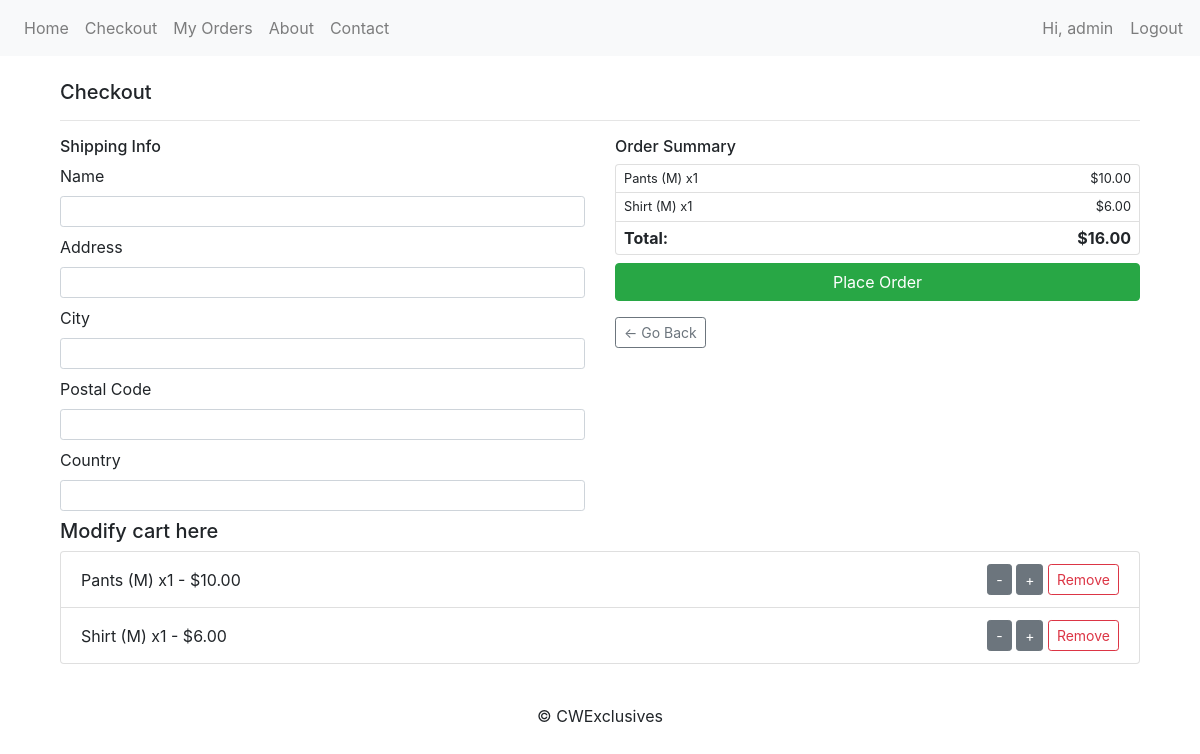
Screenshot of /checkout/ (signed in) with the database file from the repository.
### shop/models.py (models this page shows, shortened)
class CartItem(models.Model):
    user = models.ForeignKey(User, on_delete=models.CASCADE)
    product = models.ForeignKey(Product, on_delete=models.CASCADE)
    quantity = models.PositiveIntegerField(default=1)
    size = models.CharField(max_length=2, default='M')
    def get_total_price(self):
        return self.product.price * self.quantity

class Product(models.Model):
    SIZE_CHOICES = [
    ('S', 'Small'),
    ('M', 'Medium'),
    ('L', 'Large'),
    ('XL', 'Extra Large'),
    ]
    name = models.CharField(max_length=200)
    category = models.ForeignKey(Category, on_delete=models.CASCADE, related_name='products')
    description = models.TextField()
    price = models.DecimalField(max_digits=8, decimal_places=2)
    image = models.ImageField(upload_to='products/')
    is_available = models.BooleanField(default=True)

### shop/views.py (the view, shortened to what this page needs)
# urls.py: path('checkout/', views.checkout, name='checkout'),
@login_required
def checkout(request):
    cart_items = CartItem.objects.filter(user=request.user)
    cart_total = sum(item.get_total_price() for item in cart_items)
    return render(request, "shop/checkout.html", {"cart_items": cart_items, "cart_total": cart_total})

### shop/Templates/shop/checkout.html (shortened to what this page needs)
{% extends "base.html" %}
{% load static %}
{% block content %}
<div class="container mt-4">
  <h5 class="mb-3">Checkout</h5>
  <hr style="margin: 0 0 1rem 0;">
  <form method="post" action="{% url 'process_order' %}">
    <div class="row">
      <div class="col-md-6">
        <h6 class="mb-2">Shipping Info</h6>
        <div class="mb-2">
          <label for="full_name" class="form-label">Name</label>
          <input type="text" class="form-control form-control-sm" id="full_name" name="full_name" required>
        </div>
        <div class="mb-2">
          <label for="address" class="form-label">Address</label>
          <input type="text" class="form-control form-control-sm" id="address" name="address" required>
        </div>
        <div class="mb-2">
          <label for="city" class="form-label">City</label>
          <input type="text" class="form-control form-control-sm" id="city" name="city" required>
        </div>
        <div class="mb-2">
          <label for="postal_code" class="form-label">Postal Code</label>
          <input type="text" class="form-control form-control-sm" id="postal_code" name="postal_code" required>
        </div>
        <div class="mb-2">
          <label for="country" class="form-label">Country</label>
          <input type="text" class="form-control form-control-sm" id="country" name="country" required>
        </div>
      </div>
      <div class="col-md-6">
        <h6 class="mb-2">Order Summary</h6>
        <ul class="list-group list-group-sm mb-2">
          {% for item in cart_items %}
            <li class="list-group-item py-1 px-2 d-flex justify-content-between">
              <small>{{ item.product.name }} ({{ item.size }}) x{{ item.quantity }} </small>
              <small>${{ item.get_total_price }}</small>
            </li>
          {% endfor %}
          <li class="list-group-item py-1 px-2 d-flex justify-content-between">
            <strong>Total:</strong>
            <strong>${{ cart_total }}</strong>
          </li>
        </ul>
        <button type="submit" class="btn btn-success w-100">Place Order</button>
        <a href="{% url 'home' %}" class="btn btn-outline-secondary btn-sm mt-3">← Go Back</a>
      </div>
    </div>
  </form>
  <h5>Modify cart here</h5>
  <ul class="list-group mb-3">
    {% for item in cart_items %}
      <li class="list-group-item d-flex justify-content-between align-items-center">
        {{ item.product.name }} ({{ item.size }}) x{{ item.quantity }} - ${{ item.get_total_price }}
        <div>
          <form method="post" style="display: inline;">
            <button type="submit" class="btn btn-sm btn-secondary">-</button>
          </form>
          <form method="post" style="display: inline;">
            <button type="submit" class="btn btn-sm btn-secondary">+</button>
          </form>
          <form method="post" style="display: inline;">
            <button type="submit" class="btn btn-sm btn-outline-danger">Remove</button>
          </form>
        </div>
      </li>
    {% endfor %}
  </ul>
</div>
{% endblock %}

### shop/Templates/base.html (shortened to what this page needs)
<!DOCTYPE html>
<html lang="en">
<head>
    <link rel="stylesheet" href="https://cdn.jsdelivr.net/npm/bootstrap@4.1.0/dist/css/bootstrap.min.css">
</head>
<body>
    <nav class="navbar navbar-expand-lg navbar-light bg-light">
        <div class="collapse navbar-collapse">
            <ul class="navbar-nav">
                <li class="nav-item"><a class="nav-link" href="{% url 'home' %}">Home</a></li>
                <li class="nav-item"><a class="nav-link" href="{% url 'checkout' %}">Checkout</a></li>
                <li class="nav-item"><a class="nav-link" href="{% url 'order_history' %}">My Orders</a></li>
                <li class="nav-item"><a class="nav-link" href="{% url 'about' %}">About</a></li>
                <li class="nav-item"><a class="nav-link" href="{% url 'contact' %}">Contact</a></li>
            </ul>
        </div>
        <ul class="navbar-nav ms-auto me-3">
            {% if user.is_authenticated %}
            <li class="nav-item d-flex align-items-center">
                <span class="nav-link mb-0">Hi, {{ user.first_name|default:user.username }}</span>
                <form action="{% url 'logout' %}" method="post" class="d-inline">
                    <button type="submit" class="btn btn-link nav-link" style="padding: 0 0 0 0.5rem;">Logout</button>
                </form>
            </li>
            {% elif request.path != '/accounts/login/' %}
            <li class="nav-item">
                <a href="{% url 'login' %}?next={{ request.path }}">Login</a>
            </li>
            {% endif %}
        </ul>
    </nav>
    <div class="container mt-4">
        {% block content %}{% endblock %}
    </div>
    <footer class="text-center py-4">
        <p>&copy; CWExclusives</p>
    </footer>
</body>
</html>

### rows the page displays
CartItem: product.name "Pants", size "M", quantity "1", get_total_price "10.00"
CartItem: product.name "Shirt", size "M", quantity "1", get_total_price "6.00"

### other values shown
{{ user.first_name|default:user.username }} "admin"
{{ cart_total }} "16.00"
